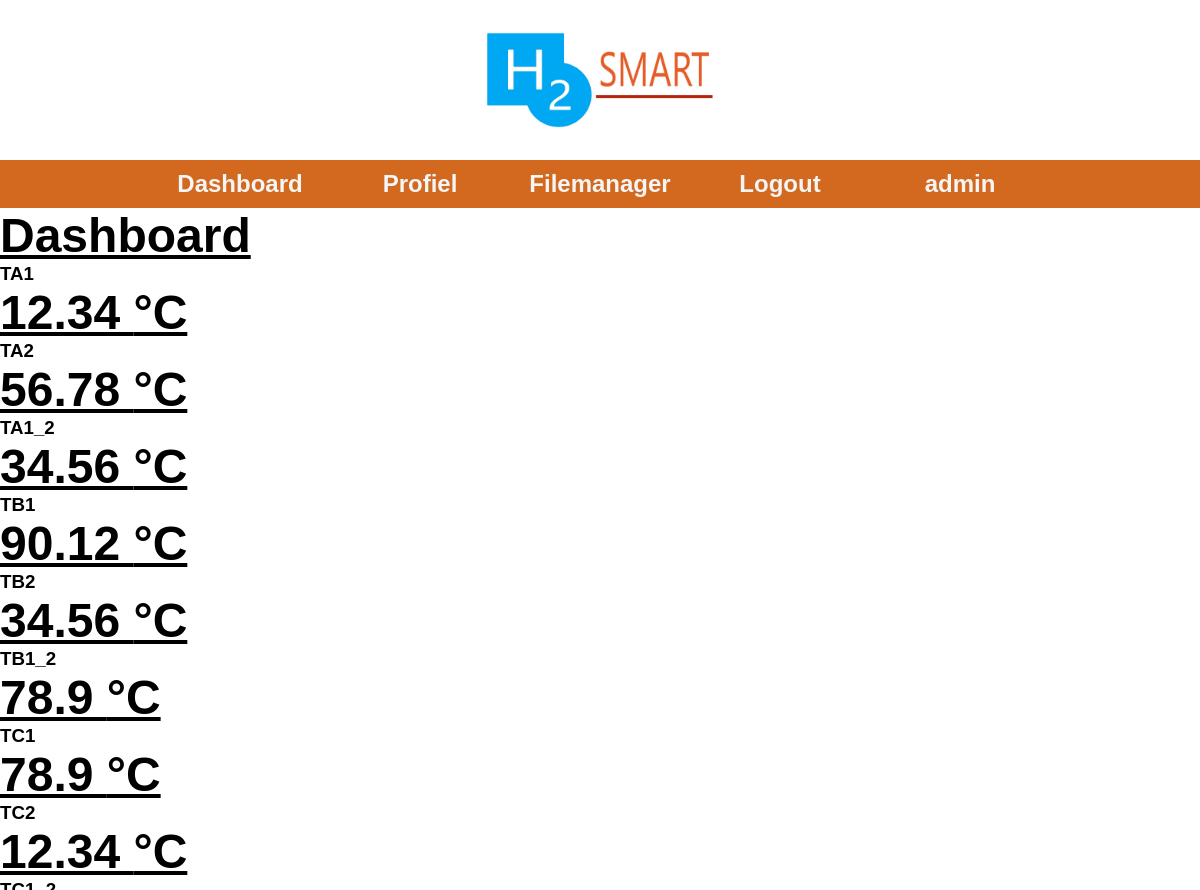
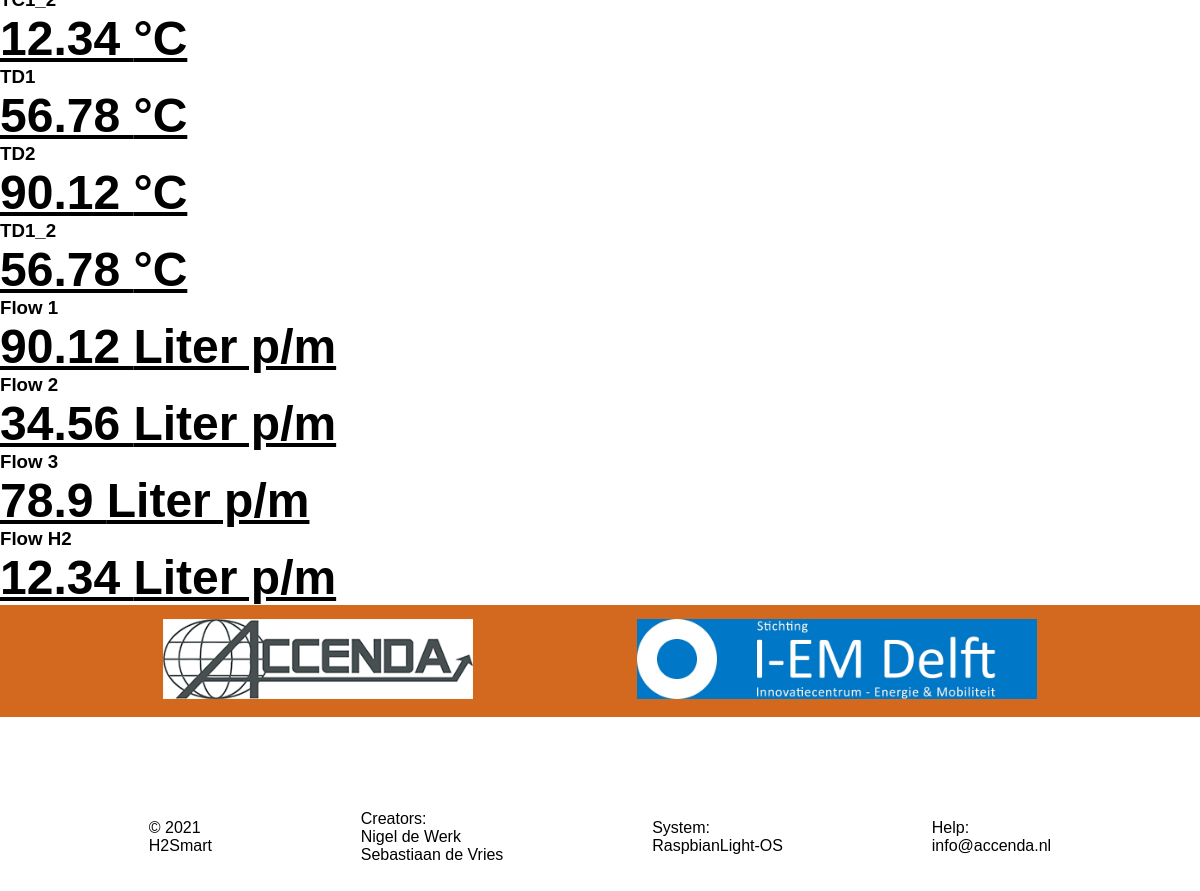
The app's page /home/dashboard (signed in), older data (2 pictures, top to bottom).
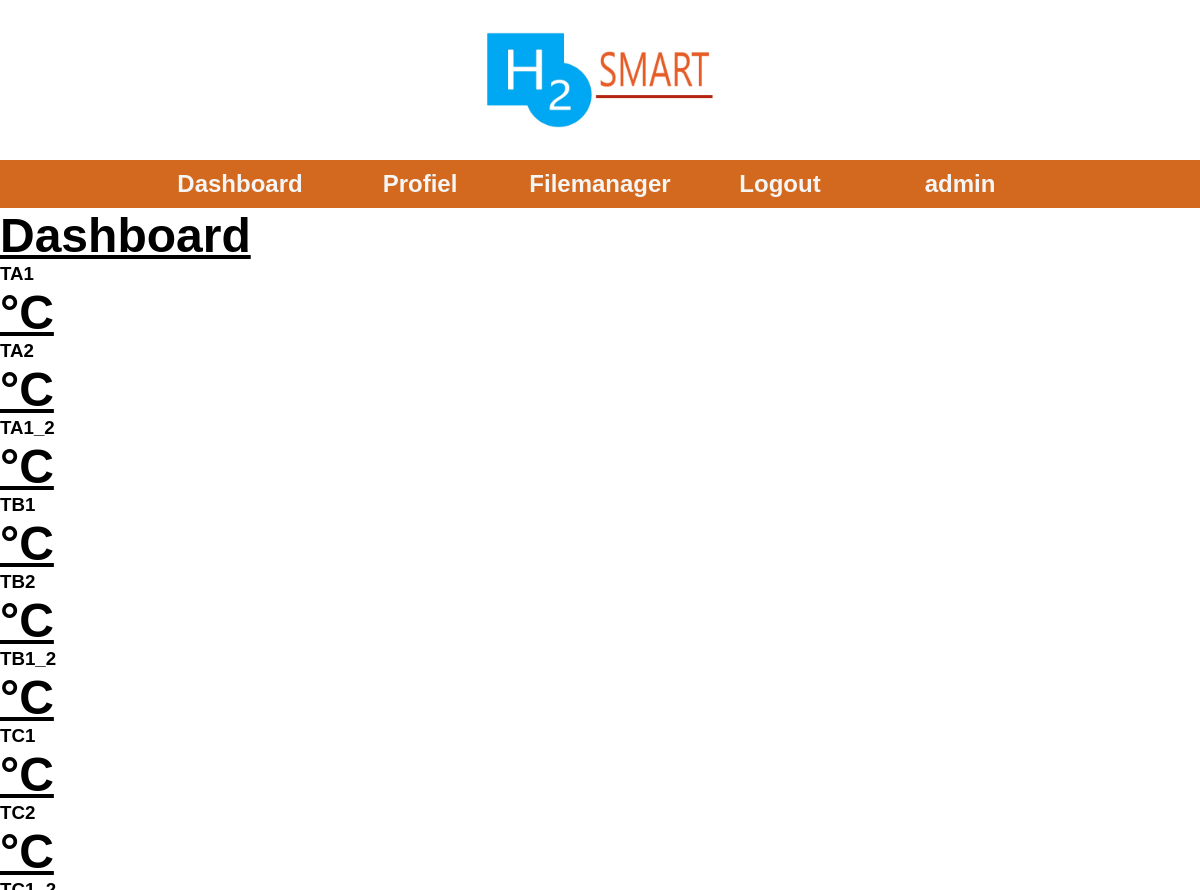
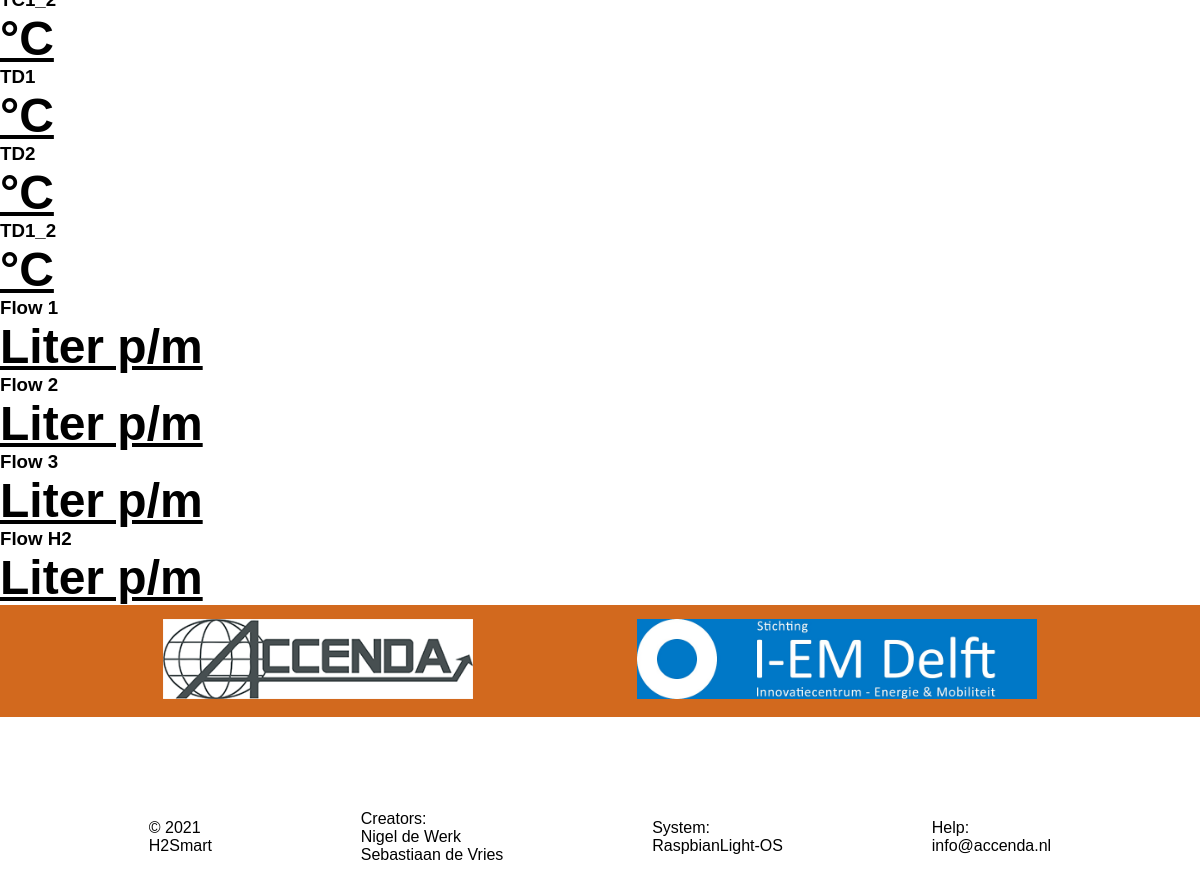
The same page, newer data (2 pictures, top to bottom).
### api/models.py (models this page shows, shortened)
class deltaStatus(models.Model):
    time = models.DateTimeField(auto_now_add=True)
    meting_id = models.CharField(max_length=20)
    TA1 = models.FloatField()
    TA2 = models.FloatField()
    TA1_2 = models.FloatField()
    TAP = models.FloatField()
    TB1 = models.FloatField()
    TB2 = models.FloatField()
    TB1_2 = models.FloatField()
    TBP = models.FloatField()
    TC1 = models.FloatField()
    TC2 = models.FloatField()
    TC1_2 = models.FloatField()
    TCP = models.FloatField()
    TD1 = models.FloatField()
    TD2 = models.FloatField()
    TD1_2 = models.FloatField()
    TDP = models.FloatField()
    flow_1 = models.FloatField() #powercel
    flow_2 = models.FloatField() #Waterpomp
    flow_3 = models.FloatField() #Vloerverwarming
    flow_H2 = models.FloatField() #Waterstof
    test1 = models.FloatField()
    test2 = models.FloatField()
    test3 = models.FloatField()
    test4 = models.FloatField()
    class Meta:
        verbose_name_plural = "Metingen"

### frontend/views.py (the view)
# urls.py: path('dashboard', views.dashboardView, name='Dashboard'),
def dashboardView(request):
    if not request.user.is_anonymous:
        meting_ids = request.user.profile.meting_ids
        if meting_ids is not None:
            delta_ids_sep = split_meting_ids(meting_ids)
            selected_meting_id = get_selected_delta_id(request, delta_ids_sep)
            delta_statusses = deltaStatus.objects.filter(meting_id=selected_meting_id).order_by('time').reverse()
            if len(delta_statusses) > 0:
                args = {'page':'dashboard.html', 'delta_status': delta_statusses[0], 'meting_id': selected_meting_id}
                return render(request, 'default.html', args)
            else:
                args = {'page': 'dashboard.html', 'meting_id': meting_ids}
                return render(request, 'default.html', args)
    args = {'page': 'dashboard.html',}
    return render(request, 'default.html', args)

### frontend/views.py (called while the page is built)
def split_meting_ids(delta_ids):
    delta_ids_sep = delta_ids.replace(" ", "").split(";")
    delta_ids_sep = [n for n in delta_ids_sep if len(n) > 0]  # Filter spaces
    return delta_ids_sep

def get_selected_delta_id(request, delta_ids_sep):
    selected_delta_id = request.GET.get('delta_id')
    if selected_delta_id is None:
        selected_delta_id = delta_ids_sep[0]
    return selected_delta_id

### templates/default.html (shortened to what this page needs)
{% load static %}
<!DOCTYPE html>
<html lang="en">
    <head>
        <link rel="stylesheet" href="{% static 'CSS/default.css' %}">
        <link rel="stylesheet" href="https://cdnjs.cloudflare.com/ajax/libs/font-awesome/4.7.0/css/font-awesome.min.css">
    </head>
    <body>
        <header>
            {% if user.is_authenticated %}
                <div class="headDesktop">
                    <div class="logo">
                        <a href="/">
                            <img src="{% static 'IMG/Logo.jpeg' %}" alt="">
                        </a>
                    </div>
                    <div class="navlist">
                        <a href="/">Dashboard</a>
                        <a href="/profiel">Profiel</a>
                        <a href="/filemanager">Filemanager</a>
                        <a href="/logout">Logout</a>
                        {% if user.is_superuser %}
                        <a href="/admin">admin</a>
                        {% endif %}
                    </div>
                </div>
            {% endif %}
        </header>
            <div id="">
                {% include page %}
            </div>
        <footer>
            <div class="footDesktop">
                <div class="footLine">
                    <a href="https://www.accenda.nl" target="_blank">
                        <img src="{% static 'IMG/accenda.png' %}" alt="accenda">
                    </a>
                    <a href="https://www.i-emdelft.nl" target="_blank">
                        <img src="{% static 'IMG/iemdelft.png' %}" alt="delft">
                    </a>
                </div>
                <div class="footInfo">
                    <div class="footBlock-1">
                        <div>&copy; 2021</div>
                        <div>H2Smart</div>
                    </div>
                    <div class="footBlock-2">
                        <div>Creators:</div>
                        <div>Nigel de Werk</div>
                        <div>Sebastiaan de Vries</div>
                    </div>
                    <div class="footBlock-3">
                        <div>System:</div>
                        <div>RaspbianLight-OS</div>
                    </div>
                    <div class="footBlock-4">
                        <div>Help:</div>
                        <div>info@accenda.nl</div>
                    </div>
                </div>
            </div>
        </footer>
    </body>
</html>

### templates/dashboard.html (shortened to what this page needs)
{% load static %}
<head>
    <link rel="stylesheet" href="{% static 'style/index.css' %}">
</head>
<body>
    <div class="content">
        <h1>Dashboard</h1>
        <br>
        {% if user.is_authenticated %}
            {% if meting_id != None %}
                <div class="grid-container">
                    <div class="grid-box">
                        <h3>TA1</h3>
                        <h1>{{ delta_status.TA1}} °C </h1>
                    </div>
                    <div class="grid-box">
                        <h3>TA2</h3>
                        <h1>{{ delta_status.TA2}} °C </h1>
                    </div>
                    <div class="grid-box">
                        <h3>TA1_2</h3>
                        <h1>{{ delta_status.TA1_2}} °C </h1>
                    </div>
                    <div class="grid-box">
                        <h3>TB1</h3>
                        <h1>{{ delta_status.TB1}} °C </h1>
                    </div>
                    <div class="grid-box">
                        <h3>TB2</h3>
                        <h1>{{ delta_status.TB2}} °C </h1>
                    </div>
                    <div class="grid-box">
                        <h3>TB1_2</h3>
                        <h1>{{ delta_status.TB1_2}} °C </h1>
                    </div>
                    <div class="grid-box">
                        <h3>TC1</h3>
                        <h1>{{ delta_status.TC1}} °C </h1>
                    </div>
                    <div class="grid-box">
                        <h3>TC2</h3>
                        <h1>{{ delta_status.TC2}} °C </h1>
                    </div>
                    <div class="grid-box">
                        <h3>TC1_2</h3>
                        <h1>{{ delta_status.TC1_2}} °C </h1>
                    </div>
                    <div class="grid-box">
                        <h3>TD1</h3>
                        <h1>{{ delta_status.TD1}} °C </h1>
                    </div>
                    <div class="grid-box">
                        <h3>TD2</h3>
                        <h1>{{ delta_status.TD2}} °C </h1>
                    </div>
                    <div class="grid-box">
                        <h3>TD1_2</h3>
                        <h1>{{ delta_status.TD1_2}} °C </h1>
                    </div><div class="grid-box">
                        <h3>Flow 1</h3>
                        <h1>{{ delta_status.flow_1}} Liter p/m </h1>
                    </div>
                    <div class="grid-box">
                        <h3>Flow 2</h3>
                        <h1>{{ delta_status.flow_2}} Liter p/m </h1>
                    </div>
                    <div class="grid-box">
                        <h3>Flow 3</h3>
                        <h1>{{ delta_status.flow_3}} Liter p/m </h1>
                    </div>
                    <div class="grid-box">
                        <h3>Flow H2</h3>
                        <h1>{{ delta_status.flow_H2}} Liter p/m </h1>
                    </div>
                </div>
            {% else %}
                <p id="error-else">Er is geen metings punt aan dit account gekoppeld.</p>
            {% endif %}
        {% else %}
            <p id="error-else">Om de delta van uw meting te zien moet u eerst <a href="/login" style="color: white">inloggen</a>.</p>
        {% endif %}
    </div>
</body>

Row changes from the older to the newer data that the page shows:
removed deltaStatus: TA1 "12.34", TA2 "56.78", TA1_2 "34.56", TB1 "90.12", TB2 "34.56", TB1_2 "78.9", TC1 "78.9", TC2 "12.34", TC1_2 "12.34", TD1 "56.78", TD2 "90.12", TD1_2 "56.78", flow_1 "90.12", flow_2 "34.56", flow_3 "78.9", flow_H2 "12.34"
